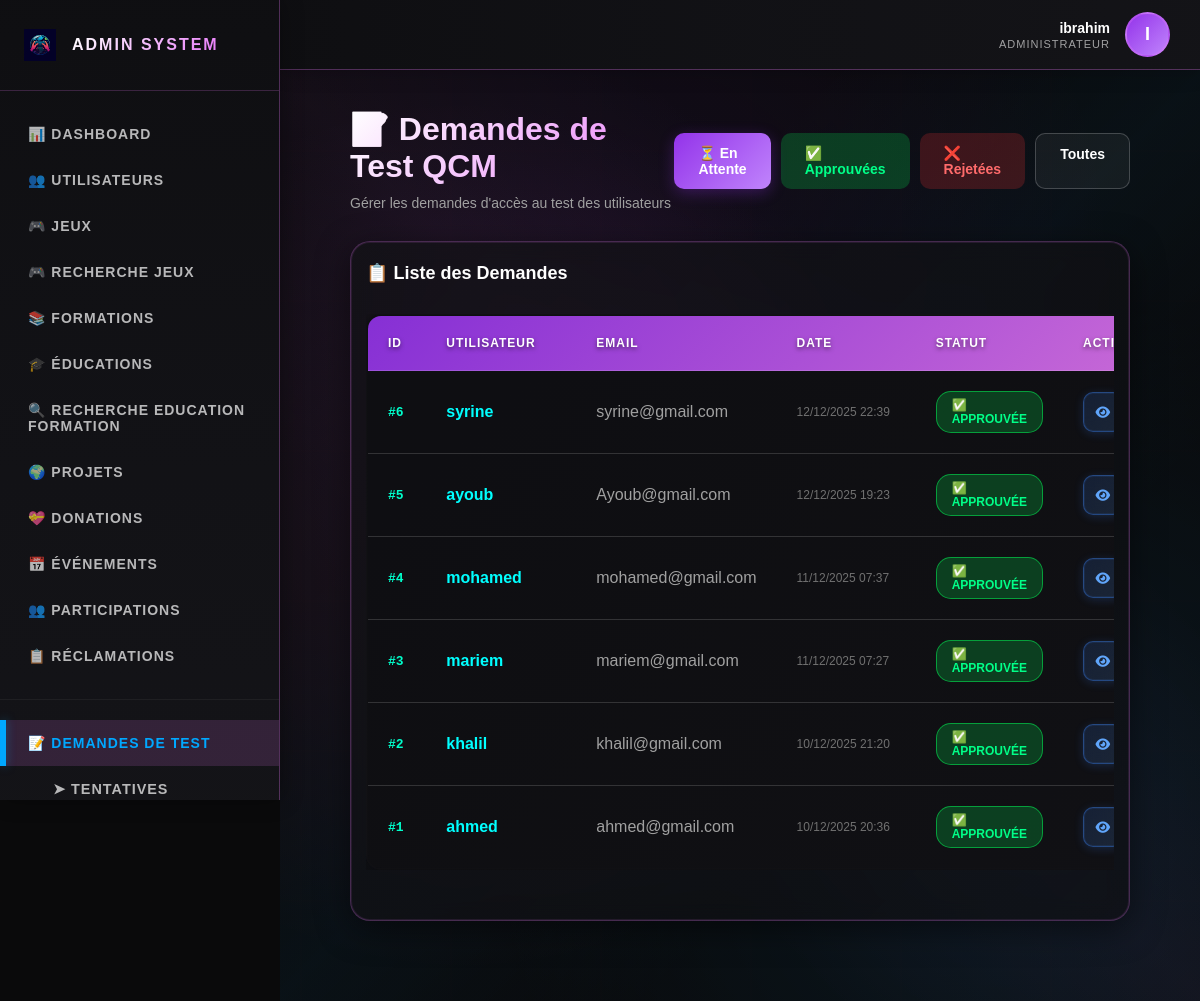
Page /?controller=adminTest&action=listRequests (signed in) on the committed database.
### tables this page shows
CREATE TABLE `users` (
  `id` int(11) NOT NULL,
  `username` varchar(50) NOT NULL,
  `email` varchar(100) NOT NULL,
  `password` varchar(255) NOT NULL,
  `verification_code` varchar(6) DEFAULT NULL,
  `email_verified` tinyint(1) DEFAULT 0,
  `role` enum('player','moderator','admin') DEFAULT 'player',
  `status` enum('active','inactive','banned') DEFAULT 'active',
  `created_at` timestamp NOT NULL DEFAULT current_timestamp(),
  `updated_at` timestamp NOT NULL DEFAULT current_timestamp() ON UPDATE current_timestamp(),
  `face_descriptor` text DEFAULT NULL COMMENT 'Descripteur facial encodé en JSON',
  `face_registered_at` timestamp NULL DEFAULT NULL COMMENT 'Date d''enregistrement du visage',
  `face_enabled` tinyint(1) DEFAULT 0 COMMENT 'Activer/désactiver la connexion par visage',
  `reset_code` varchar(64) DEFAULT NULL,
  `reset_code_expires` datetime DEFAULT NULL,
  `avatar` varchar(255) DEFAULT NULL,
  `medal` enum('none','bronze','silver','gold') DEFAULT 'none',
  `medal_notification_seen` tinyint(1) DEFAULT 1,
  `banned_until` datetime DEFAULT NULL
);

CREATE TABLE `test_requests` (
  `id` int(11) NOT NULL,
  `user_id` int(11) NOT NULL,
  `motivational_letter` text NOT NULL,
  `status` enum('pending','approved','rejected') DEFAULT 'pending',
  `admin_response` text DEFAULT NULL,
  `admin_id` int(11) DEFAULT NULL COMMENT 'Admin who reviewed the request',
  `created_at` timestamp NOT NULL DEFAULT current_timestamp(),
  `updated_at` timestamp NOT NULL DEFAULT current_timestamp() ON UPDATE current_timestamp()
);

### controllers/AdminTestController.php (called while the page is built, shortened)
<?php
require_once "models/TestRequest.php";
class AdminTestController {
    public function listRequests() {
        $testRequest = new TestRequest();
        $status = $_GET['status'] ?? null;
        $requests = $testRequest->getAll($status);
        include "views/admin/test_requests_list.php";
    }
}
?>

### models/User.php (called while the page is built, shortened)
<?php
class User {
    private $conn;
    private $table_name = "users";
    public $id;
    public function __construct($db) {
        $this->conn = $db;
    }
    public function readOne() {
        $query = "SELECT * FROM " . $this->table_name . " WHERE id = ? LIMIT 0,1";
        $stmt = $this->conn->prepare($query);
        $stmt->bindParam(1, $this->id);
        $stmt->execute();
        $row = $stmt->fetch(PDO::FETCH_ASSOC);
        if($row) {
            $this->id = $row['id'];
            $this->username = $row['username'];
            return true;
        }
        return false;
    }
}
?>

### models/TestRequest.php (called while the page is built, shortened)
<?php
require_once "config/database.php";
class TestRequest {
    private $conn;
    private $table_name = "test_requests";
    public function __construct() {
        $database = new Database();
        $this->conn = $database->getConnection();
    }
    public function getAll($status = null) {
        try {
            $query = "SELECT tr.*, u.username, u.email
                      FROM " . $this->table_name . " tr
                      LEFT JOIN users u ON tr.user_id = u.id";
            $query .= " ORDER BY tr.created_at DESC";
            $stmt = $this->conn->prepare($query);
            if ($status) {
                $stmt->execute([$status]);
            } else {
                $stmt->execute();
            }
            $results = $stmt->fetchAll(PDO::FETCH_ASSOC);
            return $results;
        } catch (PDOException $e) {
            error_log("Error in TestRequest::getAll(): " . $e->getMessage());
            return [];
        }
    }
}
?>

### config/database.php (called while the page is built, shortened)
<?php
class Database {
    private $host = "localhost";
    private $db_name = "game_masters";
    private $username = "root";
    private $password = "";
    public function getConnection() {
        $this->conn = null;
        try {
            $this->conn = new PDO(
                "mysql:host=" . $this->host . ";dbname=" . $this->db_name . ";charset=utf8mb4",
                $this->username,
                $this->password
            );
            $this->conn->setAttribute(PDO::ATTR_ERRMODE, PDO::ERRMODE_EXCEPTION);
            $this->conn->setAttribute(PDO::ATTR_DEFAULT_FETCH_MODE, PDO::FETCH_ASSOC);
        } catch(PDOException $exception) {
            $error_message = "Erreur de connexion à la base de données: " . $exception->getMessage();
            error_log($error_message);
            throw new Exception($error_message);
        }
        return $this->conn;
    }
}
?>

### views/admin/test_requests_list.php (the view, shortened to what this page needs)
<?php
$currentPage = 'test_requests';
include "views/admin/includes/header.php";
?>
<section class="admin-content">
    <div class="admin-bg"></div>
    <div class="admin-container">
        <div class="admin-header-section">
            <div>
                <h2>📝 Demandes de Test QCM</h2>
                <p style="color: #a0a0a0; font-size: 14px; margin-top: 10px;">Gérer les demandes d'accès au test des utilisateurs</p>
            </div>
            <div style="display: flex; gap: 10px;">
                <a href="?controller=adminTest&action=listRequests&status=pending" class="btn btn-primary">⏳ En Attente</a>
                <a href="?controller=adminTest&action=listRequests&status=approved" class="btn" style="background: rgba(0, 255, 88, 0.2); color: #00ff88;">✅ Approuvées</a>
                <a href="?controller=adminTest&action=listRequests&status=rejected" class="btn" style="background: rgba(255, 51, 51, 0.2); color: #ff6b6b;">❌ Rejetées</a>
                <a href="?controller=adminTest&action=listRequests" class="btn btn-secondary">Toutes</a>
            </div>
        </div>
        <div class="admin-card" style="padding: 20px 15px;">
            <div style="display: flex; justify-content: space-between; align-items: center; margin-bottom: 20px; flex-wrap: wrap; gap: 15px;">
                <h3 style="margin: 0; font-size: 18px;">📋 Liste des Demandes</h3>
            </div>
            <div class="admin-table-container">
                <table class="admin-table">
                    <thead>
                        <tr>
                            <th style="width: 60px;">ID</th>
                            <th style="min-width: 150px;">Utilisateur</th>
                            <th style="min-width: 180px;">Email</th>
                            <th style="width: 150px;">Date</th>
                            <th style="width: 120px;">Statut</th>
                            <th style="width: 100px;">Actions</th>
                        </tr>
                    </thead>
                    <tbody>
                        <?php if (empty($requests)): ?>
                            <tr>
                                <td colspan="6" style="text-align:center; padding: 40px; color: #a0a0a0;">
                                    <div style="font-size: 48px; margin-bottom: 15px;">📝</div>
                                    <h3 style="color: #ffaa00; margin-bottom: 10px;">Aucune demande</h3>
                                    <p>Aucune demande de test trouvée.</p>
                                </td>
                            </tr>
                        <?php else: ?>
                            <?php foreach ($requests as $req):
                                $statusColors = [
                                    'pending' => ['bg' => 'rgba(255, 193, 7, 0.2)', 'text' => '#ffc107', 'label' => '⏳ En Attente'],
                                    'approved' => ['bg' => 'rgba(0, 255, 88, 0.2)', 'text' => '#00ff88', 'label' => '✅ Approuvée'],
                                    'rejected' => ['bg' => 'rgba(255, 51, 51, 0.2)', 'text' => '#ff6b6b', 'label' => '❌ Rejetée']
                                ];
                                $statusInfo = $statusColors[$req['status']] ?? ['bg' => 'rgba(128, 128, 128, 0.2)', 'text' => '#808080', 'label' => '❓ Inconnu'];
                                $username = !empty($req['username']) ? htmlspecialchars($req['username']) : 'Utilisateur supprimé (ID: ' . $req['user_id'] . ')';
                                $email = !empty($req['email']) ? htmlspecialchars($req['email']) : 'N/A';
                            ?>
                                <tr>
                                    <td style="color: #00ffcc; font-weight: 700; font-family: monospace;">#<?php echo $req['id']; ?></td>
                                    <td>
                                        <strong style="color: var(--accent-cyan);"><?php echo $username; ?></strong>
                                    </td>
                                    <td style="color: #a0a0a0;"><?php echo $email; ?></td>
                                    <td style="color: #707070; font-size: 12px;"><?php echo isset($req['created_at']) ? date('d/m/Y H:i', strtotime($req['created_at'])) : 'N/A'; ?></td>
                                    <td>
                                        <span class="badge" style="display: inline-block; padding: 6px 15px; border-radius: 15px; font-size: 12px; font-weight: 700; text-transform: uppercase; background: <?php echo $statusInfo['bg']; ?>; border: 1px solid <?php echo str_replace('0.2', '0.5', $statusInfo['bg']); ?>; color: <?php echo $statusInfo['text']; ?>;">
                                            <?php echo $statusInfo['label']; ?>
                                        </span>
                                    </td>
                                    <td>
                                        <div style="display: flex; gap: 10px; align-items: center;">
                                            <a href="?controller=adminTest&action=reviewRequest&id=<?php echo $req['id']; ?>"
                                               class="btn-admin btn-edit" title="Voir les détails" style="min-width: 40px; height: 40px; padding: 0;">
                                                <i class="fas fa-eye"></i>
                                            </a>
                                        </div>
                                    </td>
                                </tr>
                            <?php endforeach; ?>
                        <?php endif; ?>
                    </tbody>
                </table>
            </div>
        </div>
    </div>
</section>
<?php include "views/admin/includes/footer.php"; ?>

### views/admin/includes/header.php (shortened to what this page needs)
<!DOCTYPE html>
<html lang="fr">
<head>
    <link rel="stylesheet" href="https://cdnjs.cloudflare.com/ajax/libs/font-awesome/6.4.0/css/all.min.css">
    <link rel="stylesheet" href="public/css/templatemo-prism-flux.css">
</head>
<body>
    <?php
    $adminUsername = $_SESSION['username'] ?? 'Admin';
    $adminUserId = $_SESSION['user_id'] ?? null;
    $adminInitial = strtoupper(substr($adminUsername, 0, 1));
    $adminName = $adminUsername;
    if ($adminUserId) {
        try {
            if (!isset($db)) {
                require_once "config/database.php";
                $database = new Database();
                $db = $database->getConnection();
            }
            require_once "models/User.php";
            $userModel = new User($db);
            $userModel->id = $adminUserId;
            if ($userModel->readOne()) {
                $adminName = $userModel->username ?? $adminUsername;
                $adminInitial = strtoupper(substr($adminName, 0, 1));
            }
        } catch (Exception $e) {
            error_log("Error fetching admin info: " . $e->getMessage());
        }
    }
    ?>
    <div class="admin-wrapper">
        <aside class="admin-sidebar">
            <div class="sidebar-header">
                <div class="sidebar-logo">
                    <img src="public/images/logo.png" alt="Logo" onerror="this.style.display='none'; this.parentElement.innerHTML='<div style=\'width: 40px; height: 40px; border-radius: 8px; background: linear-gradient(135deg, #9333ea, #c084fc); display: flex; align-items: center; justify-content: center; font-weight: 900; font-size: 20px; color: white;\'>M</div>';">
                </div>
                <div class="sidebar-title">Admin System</div>
            </div>
            <nav class="sidebar-nav">
                <a href="?action=admin_dashboard" class="sidebar-nav-item <?php echo (isset($currentPage) && $currentPage == 'admin') ? 'active' : ''; ?>">
                    📊 Dashboard
                </a>
                <a href="?action=admin_users" class="sidebar-nav-item <?php echo (isset($currentPage) && $currentPage == 'users') ? 'active' : ''; ?>">
                    👥 Utilisateurs
                </a>
                <a href="?action=admin_games" class="sidebar-nav-item <?php echo (isset($currentPage) && $currentPage == 'games') ? 'active' : ''; ?>">
                    🎮 Jeux
                </a>
                <a href="?action=admin_search_games" class="sidebar-nav-item <?php echo (isset($currentPage) && $currentPage == 'admin_search_games') ? 'active' : ''; ?>">
                    🎮 Recherche Jeux
                </a>
                <a href="?controller=formation&action=adminList" class="sidebar-nav-item <?php echo (isset($currentPage) && $currentPage == 'formations') ? 'active' : ''; ?>">
                    📚 Formations
                </a>
                <a href="?controller=education&action=adminList" class="sidebar-nav-item <?php echo (isset($currentPage) && $currentPage == 'educations') ? 'active' : ''; ?>">
                    🎓 Éducations
                </a>
                <a href="?controller=category&action=adminSearch" class="sidebar-nav-item <?php echo (isset($currentPage) && $currentPage == 'search') ? 'active' : ''; ?>">
                    🔍 Recherche Education Formation
                </a>
                <a href="?action=admin_projects" class="sidebar-nav-item <?php echo (isset($currentPage) && $currentPage == 'admin_projects') ? 'active' : ''; ?>">
                    🌍 Projets
                </a>
                <a href="?action=admin_donations" class="sidebar-nav-item <?php echo (isset($currentPage) && ($currentPage == 'admin_donations' || $currentPage == 'donations')) ? 'active' : ''; ?>">
                    💝 Donations
                </a>
                <a href="?action=admin_events" class="sidebar-nav-item <?php echo (isset($currentPage) && $currentPage == 'admin_events') ? 'active' : ''; ?>">
                    📅 Événements
                </a>
                <a href="?action=admin_participations" class="sidebar-nav-item <?php echo (isset($currentPage) && $currentPage == 'admin_participations') ? 'active' : ''; ?>">
                    👥 Participations
                </a>
                <a href="?action=admin_reclamations" class="sidebar-nav-item <?php echo (isset($currentPage) && $currentPage == 'admin_reclamations') ? 'active' : ''; ?>">
                    📋 Réclamations
                </a>
                <div style="margin: 20px 0; border-top: 1px solid rgba(255,255,255,0.05);"></div>
                <a href="?controller=adminTest&action=listRequests" class="sidebar-nav-item <?php echo (isset($currentPage) && in_array($currentPage, ['test_requests', 'test_attempts', 'test_questions'])) ? 'active' : ''; ?>">
                    📝 Demandes de Test
                </a>
                <a href="?controller=adminTest&action=listAttempts" class="sidebar-nav-item <?php echo (isset($currentPage) && $currentPage == 'test_attempts') ? 'active' : ''; ?>" style="padding-left: 50px; font-size: 0.9em;">
                    ➤ Tentatives
                </a>
            </nav>
        </aside>
        <header class="admin-top-header">
            <div class="admin-profile-section" onclick="showAdminProfileModal()" style="cursor: pointer; transition: all 0.3s ease;" onmouseover="this.style.opacity='0.8';" onmouseout="this.style.opacity='1';">
                <div class="admin-profile-info">
                    <div class="admin-profile-name"><?php echo htmlspecialchars($adminName); ?></div>
                    <div class="admin-profile-role">Administrateur</div>
            </div>
                <div class="admin-profile-avatar">
                    <?php echo htmlspecialchars($adminInitial); ?>
                </div>
            </div>
    </header>

### rows in the picture
users: username "ibrahim", username "I"
test_requests: id "6", user.username "syrine", user.email "syrine@gmail.com", created_at "12/12/2025 22:39", status "✅ APPROUVÉE"
test_requests: id "5", user.username "ayoub", user.email "Ayoub@gmail.com", created_at "12/12/2025 19:23", status "✅ APPROUVÉE"
test_requests: id "4", user.username "mohamed", user.email "mohamed@gmail.com", created_at "11/12/2025 07:37", status "✅ APPROUVÉE"
test_requests: id "3", user.username "mariem", user.email "mariem@gmail.com", created_at "11/12/2025 07:27", status "✅ APPROUVÉE"
test_requests: id "2", user.username "khalil", user.email "khalil@gmail.com", created_at "10/12/2025 21:20", status "✅ APPROUVÉE"
test_requests: id "1", user.username "ahmed", user.email "ahmed@gmail.com", created_at "10/12/2025 20:36", status "✅ APPROUVÉE"
